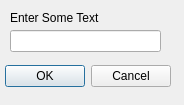
<?xml version="1.0" encoding="UTF-8"?>
<ui version="4.0">
 <class>Dialog</class>
 <widget class="QDialog" name="Dialog">
  <property name="geometry">
   <rect>
    <x>0</x>
    <y>0</y>
    <width>184</width>
    <height>105</height>
   </rect>
  </property>
  <property name="windowTitle">
   <string>Dialog</string>
  </property>
  <widget class="QDialogButtonBox" name="buttonBox">
   <property name="geometry">
    <rect>
     <x>0</x>
     <y>60</y>
     <width>171</width>
     <height>32</height>
    </rect>
   </property>
   <property name="orientation">
    <enum>Qt::Horizontal</enum>
   </property>
   <property name="standardButtons">
    <set>QDialogButtonBox::Cancel|QDialogButtonBox::Ok</set>
   </property>
  </widget>
  <widget class="QLineEdit" name="tb_input">
   <property name="geometry">
    <rect>
     <x>10</x>
     <y>30</y>
     <width>151</width>
     <height>22</height>
    </rect>
   </property>
  </widget>
  <widget class="QLabel" name="label">
   <property name="geometry">
    <rect>
     <x>10</x>
     <y>10</y>
     <width>151</width>
     <height>16</height>
    </rect>
   </property>
   <property name="text">
    <string>Enter Some Text</string>
   </property>
  </widget>
 </widget>
 <resources/>
 <connections>
  <connection>
   <sender>buttonBox</sender>
   <signal>accepted()</signal>
   <receiver>Dialog</receiver>
   <slot>accept()</slot>
   <hints>
    <hint type="sourcelabel">
     <x>248</x>
     <y>254</y>
    </hint>
    <hint type="destinationlabel">
     <x>157</x>
     <y>274</y>
    </hint>
   </hints>
  </connection>
  <connection>
   <sender>buttonBox</sender>
   <signal>rejected()</signal>
   <receiver>Dialog</receiver>
   <slot>reject()</slot>
   <hints>
    <hint type="sourcelabel">
     <x>316</x>
     <y>260</y>
    </hint>
    <hint type="destinationlabel">
     <x>286</x>
     <y>274</y>
    </hint>
   </hints>
  </connection>
 </connections>
</ui>
